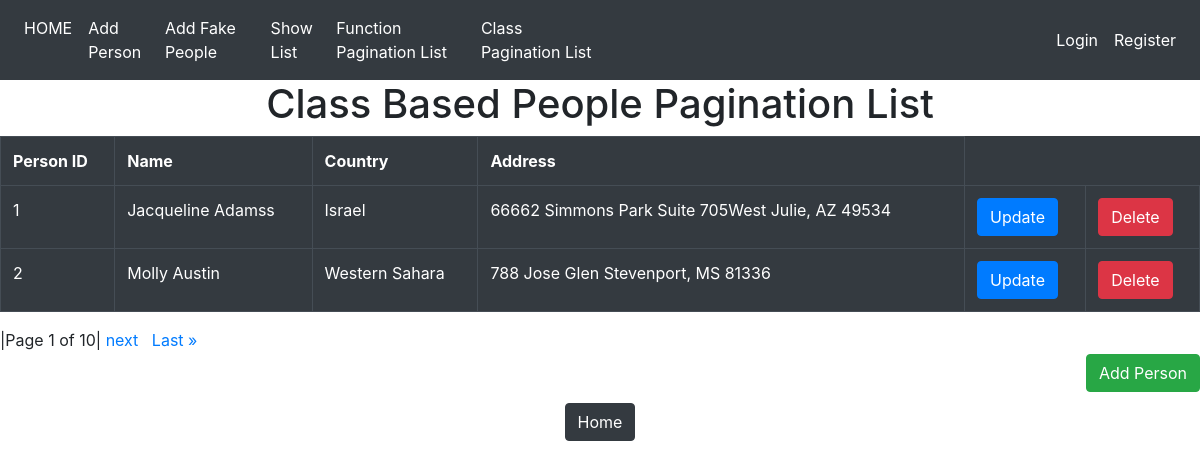
Screenshot of /app/page-class/ with the database file from the repository.
### Page_App/models.py (models this page shows, shortened)
class People(models.Model):
    name = models.CharField(max_length=30)
    address = models.CharField(max_length=200)
    country = models.CharField(max_length=70)

### Page_App/views.py (the view)
# urls.py: path('page-class/',PageListView.as_view(),name='page-class'),
class PageListView(ListView):
    model = People
    paginate_by = 2
    template_name = 'Page_App/class-based-list.html'
    context_object_name = "people"  #obj_list(default context)

### templates/Page_App/class-based-list.html (shortened to what this page needs)
{% extends 'Page_App/base.html' %}
{% load crispy_forms_tags %}
 {% block block2 %}
<h1 style="text-align:center">Class Based People Pagination List</h1>
<table class="table table-bordered table-dark">
 <tr>
        <th>Person ID</th>
        <th>Name</th>
        <th>Country</th>
        <th>Address</th>
    </tr>
    {% for people in people %}
    <tr>
         <td>{{people.id}}</td>
         <td>{{people.name}}</td>
         <td>{{people.country}}</td>
         <td>{{people.address}}</td>
         <td><a href="{% url 'update' people.id %}"><button class="btn btn-primary">Update</button></a></td>
         <td><a href="{% url 'delete' people.id %}"><button class="btn btn-danger">Delete</button></a></td>
    </tr>
    {% endfor %}
</table>
<div class="pagination">
    <span class="step-links">
        <span class="current">
            |Page {{ page_obj.number }} of {{ page_obj.paginator.num_pages }}|
        </span>
        {% if page_obj.has_next %}
            <a href="?page={{ page_obj.next_page_number }}">next</a>&nbsp;&nbsp;
            <a href="?page={{ page_obj.paginator.num_pages }}">Last &raquo;</a>&nbsp;&nbsp;
        {% endif %}
    </span>
</div>
<h2 style="text-align:right"><a href="{% url 'submitform' %}"><button class="btn btn-success">Add Person</button></a></h2>
<h2 style="text-align:center"><a href="{% url 'base' %}"><button class="btn btn-dark">Home</button></a></h2>
{% endblock %}

### rows the page displays
People: id "1", name "Jacqueline Adamss", country "Israel", address "66662 Simmons Park Suite 705West Julie, AZ 49534"
People: id "2", name "Molly Austin", country "Western Sahara", address "788 Jose Glen Stevenport, MS 81336"

### other values shown
{{ page_obj.number }} "1"
{{ page_obj.paginator.num_pages }} "10"
